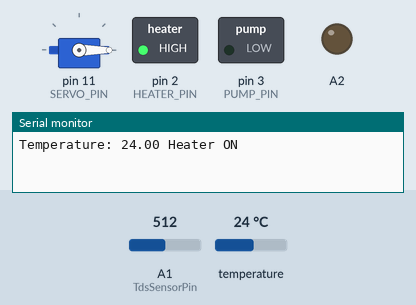
Recording of a sketch running on a simulated Arduino Uno, built with avr-gcc and run on an emulated ATmega328P. On the bench: servo, switched loads named in the sketch (green lamp = pin HIGH), output pins drawn as LEDs (lit = HIGH), the last lines printed to the serial monitor. The inputs (shaded band) are chosen by the test bench; at power-on: temperature 24 °C, A1 (TdsSensorPin) = 512.

Above: at 1.2 s.
1.3 s: temperature set to 34.3 °C
5.0 s: temperature set to 35.6 °C
At 6.9 s:
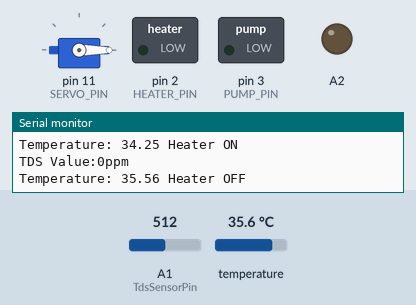
13.8 s: temperature set to 12 °C
At 15.9 s:
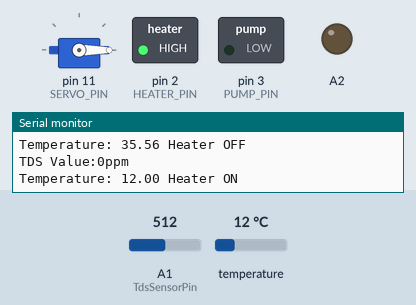
17.4 s: temperature set to 41 °C
At 27.1 s:
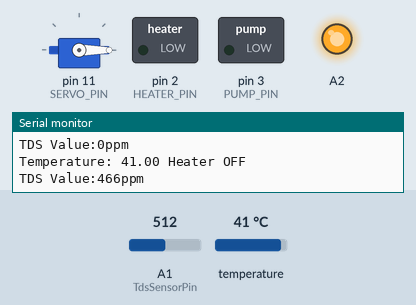
Timing chart, 0 to 28.6 s (numbered marks = the images above; inputs shaded):
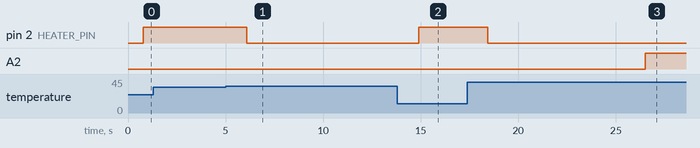

The sketch:

Arduino_Code.ino
```cpp
#include <OneWire.h>
#include <DallasTemperature.h>
#include <Servo.h>

#define TdsSensorPin A1
#define PhSensorPin 0 // Connect pH sensor to RX pin (pin 0)
#define VREF 5.0 // analog reference voltage(Volt) of the ADC
#define SCOUNT 30 // sum of sample point
#define ONE_WIRE_BUS 4 // Data wire connected to Arduino digital pin 4
#define HEATER_PIN 2 // Pin connected to the relay module for heater control
#define PUMP_PIN 3 // Pin connected to the relay module for oxygen pump control
#define SERVO_PIN 11 // Pin connected to the servo motor

int analogBuffer[SCOUNT]; // store the analog value in the array, read from ADC
int analogBufferTemp[SCOUNT];
int analogBufferIndex = 0, copyIndex = 0;
float averageVoltageTDS = 0, tdsValue = 0, temperature = 25;
float averageVoltagePh = 0, phValue = 0;
unsigned long pumpTimer = 0;
unsigned long servoTimer = 0;
Servo myServo;

OneWire oneWire(ONE_WIRE_BUS); // Setup a oneWire instance to communicate with any OneWire devices
DallasTemperature sensors(&oneWire); // Pass our oneWire reference to Dallas Temperature sensor

void setup() {
  Serial.begin(9600);
  pinMode(TdsSensorPin, INPUT);
  pinMode(A2, OUTPUT);
  pinMode(HEATER_PIN, OUTPUT); // Set heater control pin as output
  pinMode(PUMP_PIN, OUTPUT); // Set pump control pin as output
  myServo.attach(SERVO_PIN); // Attach servo to the specified pin
  sensors.begin(); // Start up the temperature sensor library

  // Initially turn off the pump and set servo to 0 degrees
  digitalWrite(PUMP_PIN, LOW);
  myServo.write(0);
}

void loop() {
  // TDS sensor code
  static unsigned long analogSampleTimepointTDS = millis();
  if (millis() - analogSampleTimepointTDS > 40U) {
    analogSampleTimepointTDS = millis();
    analogBuffer[analogBufferIndex] = analogRead(TdsSensorPin);
    analogBufferIndex++;
    if (analogBufferIndex == SCOUNT)
      analogBufferIndex = 0;
  }

  static unsigned long printTimepointTDS = millis();
  if (millis() - printTimepointTDS > 800U) {
    printTimepointTDS = millis();
    for (copyIndex = 0; copyIndex < SCOUNT; copyIndex++)
      analogBufferTemp[copyIndex] = analogBuffer[copyIndex];
    averageVoltageTDS = getMedianNum(analogBufferTemp, SCOUNT) * (float)VREF / 1024.0;
    float compensationCoefficient = 1.0 + 0.02 * (temperature - 25.0);
    float compensationVoltage = averageVoltageTDS / compensationCoefficient;
    tdsValue = (133.42 * compensationVoltage * compensationVoltage * compensationVoltage - 255.86 * compensationVoltage * compensationVoltage + 857.39 * compensationVoltage) * 0.5;
    Serial.print("TDS Value:");
    Serial.print(tdsValue, 0);
    Serial.println("ppm");
    analogWrite(A2, tdsValue);

    digitalWrite(9, phValue);
  }

  // pH sensor code
  if (Serial.available() > 0) {
    averageVoltagePh = Serial.parseFloat(); // Read pH value from Serial
    phValue = averageVoltagePh;
    Serial.print("pH Value:");
    Serial.println(phValue, 2);
  }

  // Temperature sensor code
  sensors.requestTemperatures(); // Request temperature readings from the sensor
  float currentTemperature = sensors.getTempCByIndex(0); // Get temperature in Celsius

  Serial.print("Temperature: ");
  Serial.print(currentTemperature);
  digitalWrite(8, currentTemperature); // Print current temperature

  // Check if temperature is below 35 degrees Celsius
  if (currentTemperature < 35) {
    digitalWrite(HEATER_PIN, HIGH); // Turn on the heater
    Serial.println(" Heater ON"); // Print status
  } else {
    digitalWrite(HEATER_PIN, LOW); // Turn off the heater
    Serial.println(" Heater OFF"); // Print status
  }

  // Oxygen pump control code
  unsigned long currentTime = millis();
  if (currentTime - pumpTimer >= 300000) { // If 5 minutes have elapsed
    if (digitalRead(PUMP_PIN) == LOW) { // If pump is currently off
      digitalWrite(PUMP_PIN, HIGH); // Turn on the pump
      Serial.println("Oxygen Pump ON");
    } else { // If pump is currently on
      digitalWrite(PUMP_PIN, LOW); // Turn off the pump
      Serial.println("Oxygen Pump OFF");
    }
    pumpTimer = currentTime; // Reset the timer
  }

  // Servo motor control code
  if (currentTime - servoTimer >= 43200000) { // If 12 hours have elapsed (12 hours = 12 * 60 * 60 * 1000 milliseconds)
    static int servoPosition = 0;
    if (servoPosition == 0) { // If servo is currently at 0 degrees
      myServo.write(180); // Rotate servo to 180 degrees
      servoPosition = 180;
      Serial.println("Servo at 180 degrees");
        } else { // If servo is currently at 180 degrees
      myServo.write(0); // Rotate servo to 0 degrees
      servoPosition = 0;
      Serial.println("Servo at 0 degrees");
    }
    servoTimer = currentTime; // Reset the timer
  }

  delay(1000);
}

int getMedianNum(int bArray[], int iFilterLen) {
  int bTab[iFilterLen];
  for (byte i = 0; i < iFilterLen; i++)
    bTab[i] = bArray[i];
  int i, j, bTemp;
  for (j = 0; j < iFilterLen - 1; j++) {
    for (i = 0; i < iFilterLen - j - 1; i++) {
      if (bTab[i] > bTab[i + 1]) {
        bTemp = bTab[i];
        bTab[i] = bTab[i + 1];
        bTab[i + 1] = bTemp;
      }
    }
  }
  if ((iFilterLen & 1) > 0)
    bTemp = bTab[(iFilterLen - 1) / 2];
  else
    bTemp = (bTab[iFilterLen / 2] + bTab[iFilterLen / 2 - 1]) / 2;
  return bTemp;
}
```

Measured:
- the behaviour switches between 34.9 and 35 °C on temperature (found by bisection; images 0 and 1)
- after the input at 5.0 s, pin 2 (HEATER_PIN): HIGH → LOW after 1.1 s
- after the input at 13.8 s, pin 2 (HEATER_PIN): LOW → HIGH after 1.1 s
- after the input at 17.4 s, pin 2 (HEATER_PIN): HIGH → LOW after 1.0 s
